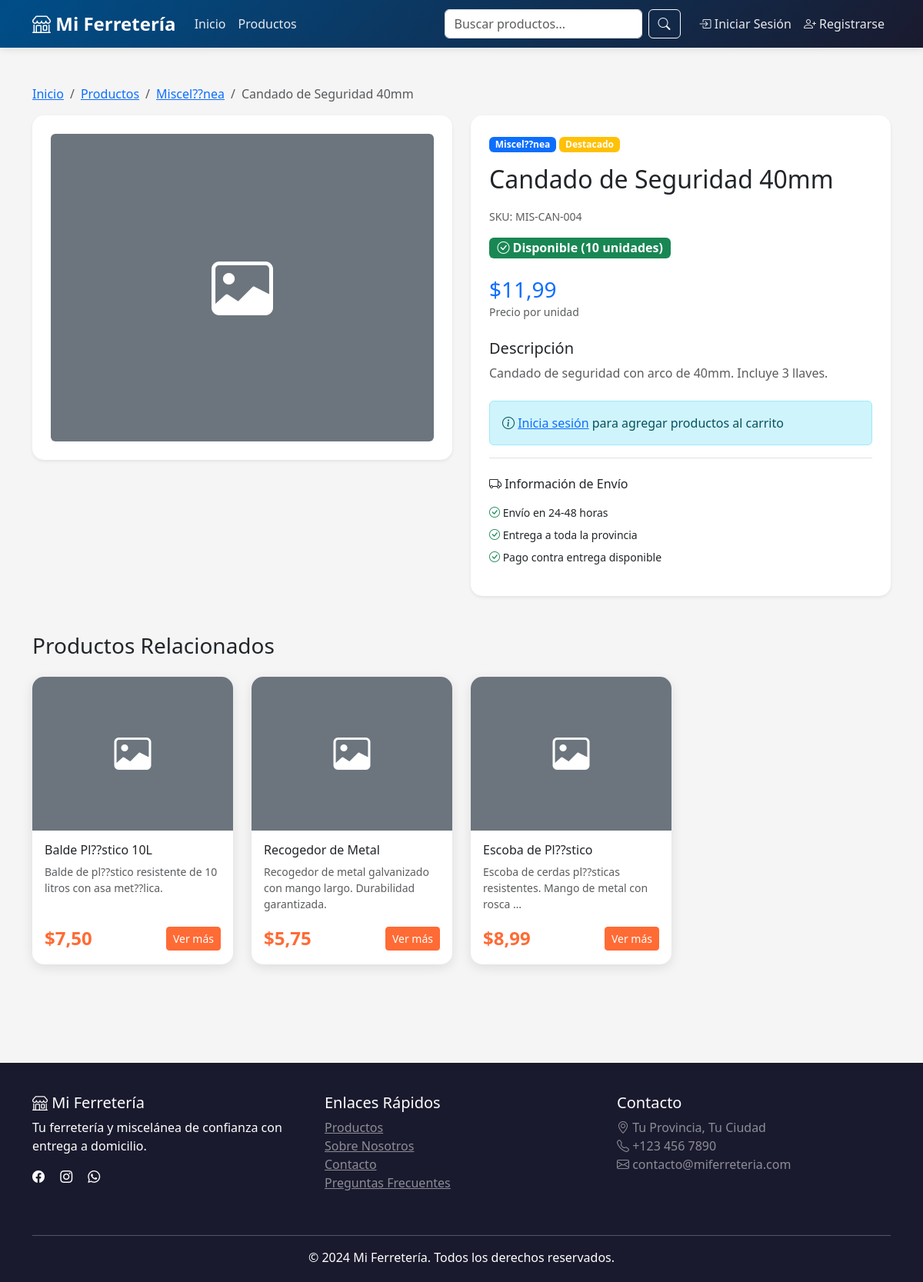
The app's page /producto/22/, older data.
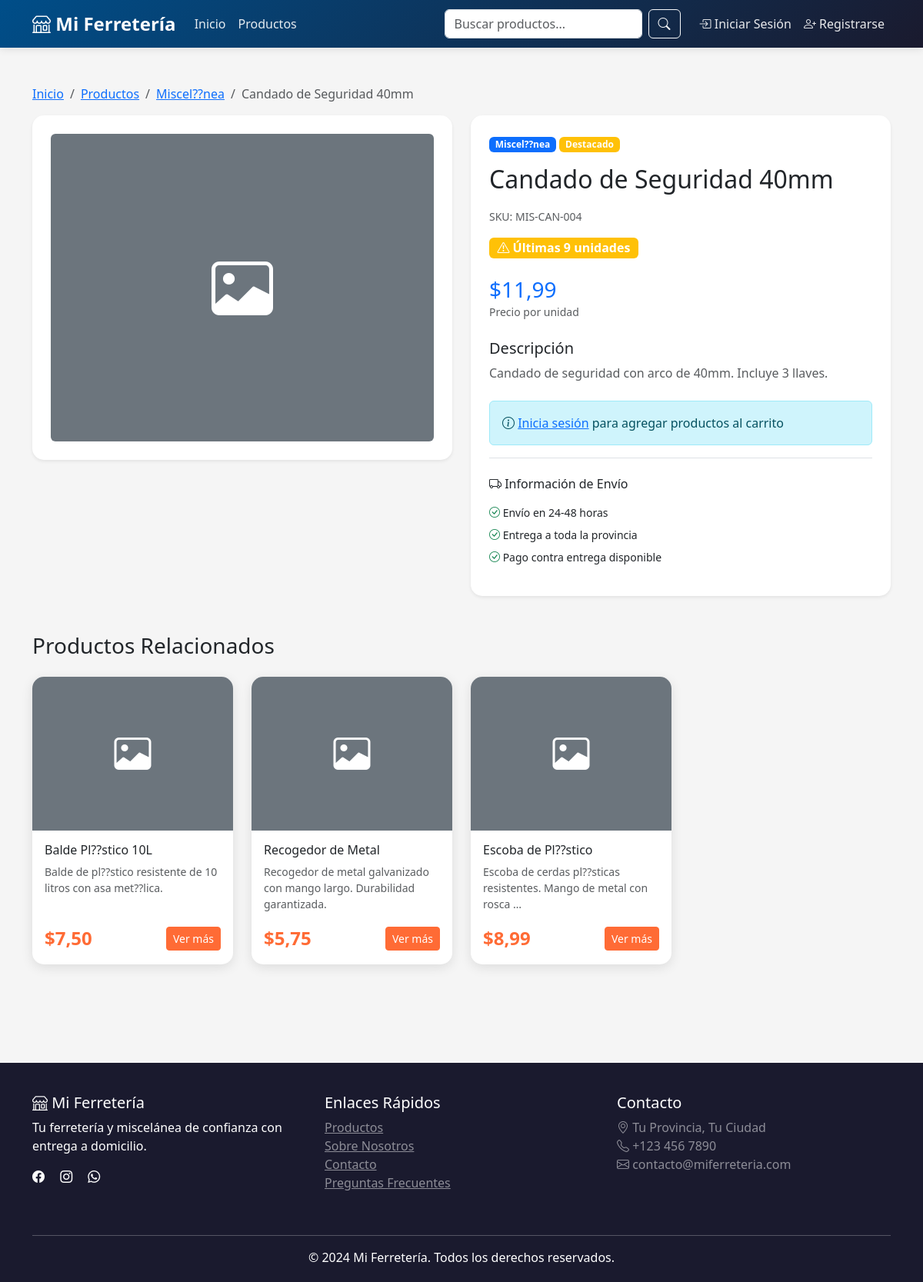
The same page, newer data.
### shop/models.py (models this page shows, shortened)
class Product(models.Model):
    category = models.ForeignKey(Category, on_delete=models.CASCADE, related_name='products', verbose_name="Categoría")
    name = models.CharField(max_length=200, verbose_name="Nombre")
    description = models.TextField(verbose_name="Descripción")
    price = models.DecimalField(max_digits=10, decimal_places=2, validators=[MinValueValidator(Decimal('0.01'))], verbose_name="Precio")
    stock = models.IntegerField(default=0, validators=[MinValueValidator(0)], verbose_name="Stock")
    image = models.ImageField(upload_to='products/', blank=True, null=True, verbose_name="Imagen")
    is_active = models.BooleanField(default=True, verbose_name="Activo")
    featured = models.BooleanField(default=False, verbose_name="Destacado")
    sku = models.CharField(max_length=50, unique=True, verbose_name="SKU")
    created_at = models.DateTimeField(auto_now_add=True)
    updated_at = models.DateTimeField(auto_now=True)
    class Meta:
        verbose_name = "Producto"
        verbose_name_plural = "Productos"
        ordering = ['-created_at']
    @property
    def in_stock(self):
        return self.stock > 0

class Category(models.Model):
    name = models.CharField(max_length=100, verbose_name="Nombre")
    description = models.TextField(blank=True, verbose_name="Descripción")
    slug = models.SlugField(unique=True)
    created_at = models.DateTimeField(auto_now_add=True)
    class Meta:
        verbose_name = "Categoría"
        verbose_name_plural = "Categorías"
        ordering = ['name']

### shop/views.py (the view)
# urls.py: path('producto/<int:pk>/', views.product_detail, name='product_detail'),
def product_detail(request, pk):
    product = get_object_or_404(Product, pk=pk, is_active=True)
    related_products = Product.objects.filter(
        category=product.category,
        is_active=True
    ).exclude(pk=pk)[:4]
    context = {
        'product': product,
        'related_products': related_products,
    }
    return render(request, 'shop/product_detail.html', context)

### shop/templates/shop/product_detail.html (shortened to what the changed rows need)
{% extends 'shop/base.html' %}
{% block content %}
<div class="container py-5">
    <nav aria-label="breadcrumb">
        <ol class="breadcrumb">
            <li class="breadcrumb-item"><a href="{% url 'shop:home' %}">Inicio</a></li>
            <li class="breadcrumb-item"><a href="{% url 'shop:product_list' %}">Productos</a></li>
            <li class="breadcrumb-item"><a href="{% url 'shop:product_list' %}?category={{ product.category.slug }}">{{ product.category.name }}</a></li>
            <li class="breadcrumb-item active">{{ product.name }}</li>
        </ol>
    </nav>
    <div class="row">
        <div class="col-lg-6">
            <div class="card shadow-sm">
                <div class="card-body p-4">
                    <div class="mb-3">
                        <span class="badge bg-primary">{{ product.category.name }}</span>
                        {% if product.featured %}
                            <span class="badge bg-warning">Destacado</span>
                        {% endif %}
                    </div>
                    <h2 class="mb-3">{{ product.name }}</h2>
                    <div class="mb-3">
                        <small class="text-muted">SKU: {{ product.sku }}</small>
                    </div>
                    <div class="mb-4">
                        {% if product.stock == 0 %}
                            <span class="badge bg-danger fs-6">
                                <i class="bi bi-x-circle"></i> Agotado
                            </span>
                        {% elif product.stock < 10 %}
                            <span class="badge bg-warning fs-6">
                                <i class="bi bi-exclamation-triangle"></i> Últimas {{ product.stock }} unidades
                            </span>
                        {% else %}
                            <span class="badge bg-success fs-6">
                                <i class="bi bi-check-circle"></i> Disponible ({{ product.stock }} unidades)
                            </span>
                        {% endif %}
                    </div>
                    <div class="mb-4">
                        <h3 class="text-primary mb-0">${{ product.price }}</h3>
                        <small class="text-muted">Precio por unidad</small>
                    </div>
                    <div class="mb-4">
                        <h5>Descripción</h5>
                        <p class="text-muted">{{ product.description }}</p>
                    </div>
                    {% if product.in_stock and user.is_authenticated %}
                        <form id="addToCartForm" class="mb-4">
                            {% csrf_token %}
                            <div class="row align-items-end">
                                <div class="col-md-4 mb-3">
                                    <label for="quantity" class="form-label">Cantidad:</label>
                                    <input type="number"
                                        class="form-control form-control-lg"
                                        id="quantity"
                                        name="quantity"
                                        value="1"
                                        min="1"
                                        max="{{ product.stock }}">
                                </div>
                                <div class="col-md-8 mb-3">
                                    <button type="submit" class="btn btn-primary btn-lg w-100">
                                        <i class="bi bi-cart-plus"></i> Agregar al Carrito
                                    </button>
                                </div>
                            </div>
                        </form>
                    {% elif not product.in_stock %}
                        <div class="alert alert-warning">
                            <i class="bi bi-exclamation-triangle"></i>
                            Este producto no está disponible actualmente
                        </div>
                    {% else %}
                        <div class="alert alert-info">
                            <i class="bi bi-info-circle"></i>
                            <a href="{% url 'shop:login' %}?next={{ request.path }}">Inicia sesión</a> para agregar productos al carrito
                        </div>
                    {% endif %}
                    <div class="border-top pt-4">
                        <h6 class="mb-3"><i class="bi bi-truck"></i> Información de Envío</h6>
                        <ul class="list-unstyled small">
                        </ul>
                    </div>
                </div>
            </div>
        </div>
    </div>
</div>
{% endblock %}

Row changes from the older to the newer data that the page shows:
changed Product "Candado de Seguridad 40mm": stock "10" → "9"
Text that changed along with them:
text no longer shown: "Disponible ( unidades)"
text now shown: "Últimas unidades"
